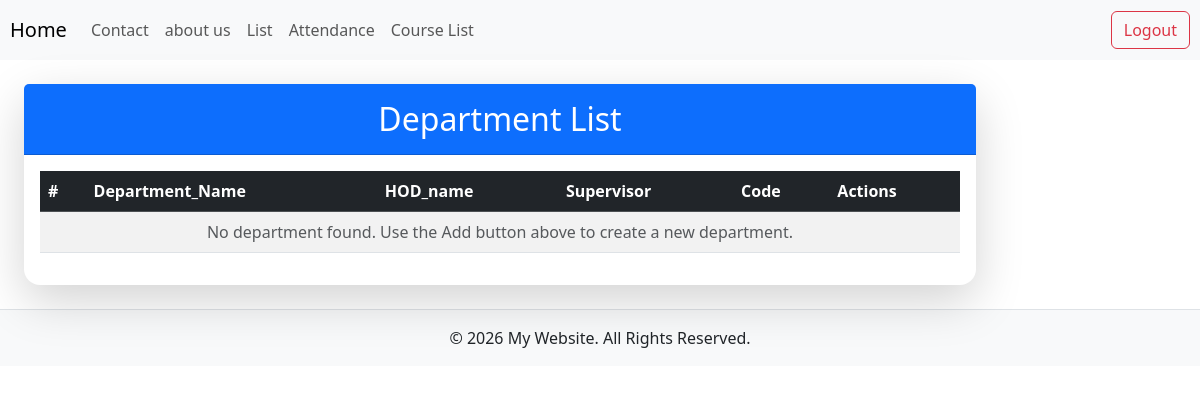
Before: /dept/list/ (signed in) with the older database file.
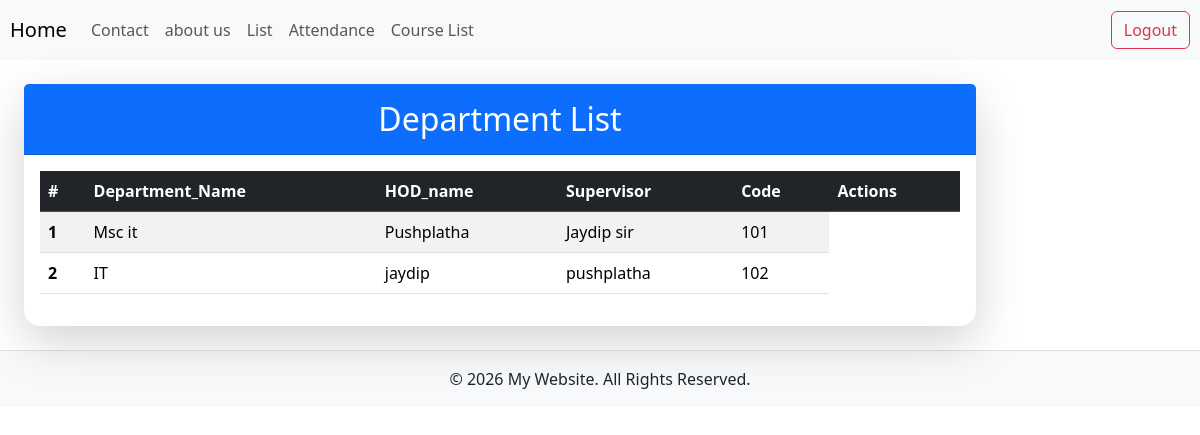
After: the same page with the newer database file.
### student/models.py (models this page shows, shortened)
class dept(models.Model):
    department_name=models.CharField(max_length=100)
    HOD_name=models.CharField(max_length=100)
    supervisor_name=models.CharField(max_length=100)
    code=models.IntegerField()

### student/views.py (the view)
# urls.py: path('dept/list/', views.dept_list, name='dept_list'),
@login_required(login_url='login')
def dept_list(request):
    departments = dept.objects.all()
    return render(request, 'dept/list.html', {'departments': departments})

### student/templates/dept/list.html
{% extends 'base.html' %}
{% block content %}
<div class="card shadow-lg border-0 rounded-4">
    <div class="card-header bg-primary text-white text-center py-3">
        <h2 class="mb-0">Department List</h2>
    </div>
    <div class="card-body">
        <table class="table table-striped table-hover">
            <thead class="table-dark">
                <tr>
                    <th scope="col">#</th>
                    <th scope="col">Department_Name</th>
                    <th scope="col">HOD_name</th>
                    <th scope="col">Supervisor</th>
                    <th scope="col">Code</th>
                    <th scope="col">Actions</th>
                </tr>
            </thead>
            <tbody>
                {% for dept in departments %}
                <tr>
                    <th scope="row">{{ forloop.counter }}</th>
                    <td>{{ dept.department_name }}</td>
                    <td>{{ dept.HOD_name }}</td>
                    <td>{{ dept.supervisor_name }}</td>
                    <td>{{ dept.code }}</td>
                </tr>
                {% empty %}
                <tr>
                    <td colspan="6" class="text-center text-muted">No department found. Use the Add button above to create a new department.</td>
                </tr>
                {% endfor %}
            </tbody>
        </table>
    </div>
</div>
{% endblock %}

### student/templates/base.html (shortened to what this page needs)
{% load static %}
<!DOCTYPE html>
<html lang="en">
<head>
    <link href="https://cdn.jsdelivr.net/npm/bootstrap@5.3.8/dist/css/bootstrap.min.css" rel="stylesheet">
    <link rel="stylesheet"  href="{% static 'css/style.css' %}">
</head>
<body>
    <header class="hdr">
        <nav class="navbar navbar-expand-lg navbar-light bg-light" style="padding: auto;">
            <a class="navbar-brand" href="/">Home</a>
            <div class="collapse navbar-collapse" id="navbarNav">
                <ul class="navbar-nav">
                <li class="nav-item active">
                    <a class="nav-link" href="{% url 'contact' %}">Contact</a>
                </li>
                <li class="nav-item">
                    <a class="nav-link" href="{% url 'about' %}">about us</a>
                </li>
                <li class="nav-item">
                    <a class="nav-link" href="/student">List</a>
                </li>
                <li class="nav-item">
                    <a class="nav-link" href="/Attendance">Attendance</a>
                </li>
                <li class="nav-item">
                    <a class="nav-link" href="{% url 'course_list' %}">Course List</a>
                </li>
                </ul>
                <a href="{% url 'logout' %}" class="btn btn-outline-danger ms-auto">
                     Logout
                </a>
            </div>
        </nav>
    </header>
    <div class="col-md-10 p-4">
        {% block content%}
        {% endblock %}
    </div>
    <footer class="bg-light text-center py-3 border-top">
        &copy; 2026 My Website. All Rights Reserved.
    </footer>
</body>
</html>

### student/static/css/style.css (style rules this page uses)
.navbar { padding: 10px; }

Changed rows visible on the page:
added dept: department_name "Msc it", HOD_name "Pushplatha", supervisor_name "Jaydip sir", code "101"
added dept: department_name "IT", HOD_name "jaydip", supervisor_name "pushplatha", code "102"
Other visible differences:
text no longer shown: "No department found. Use the Add button above to create a new department."
